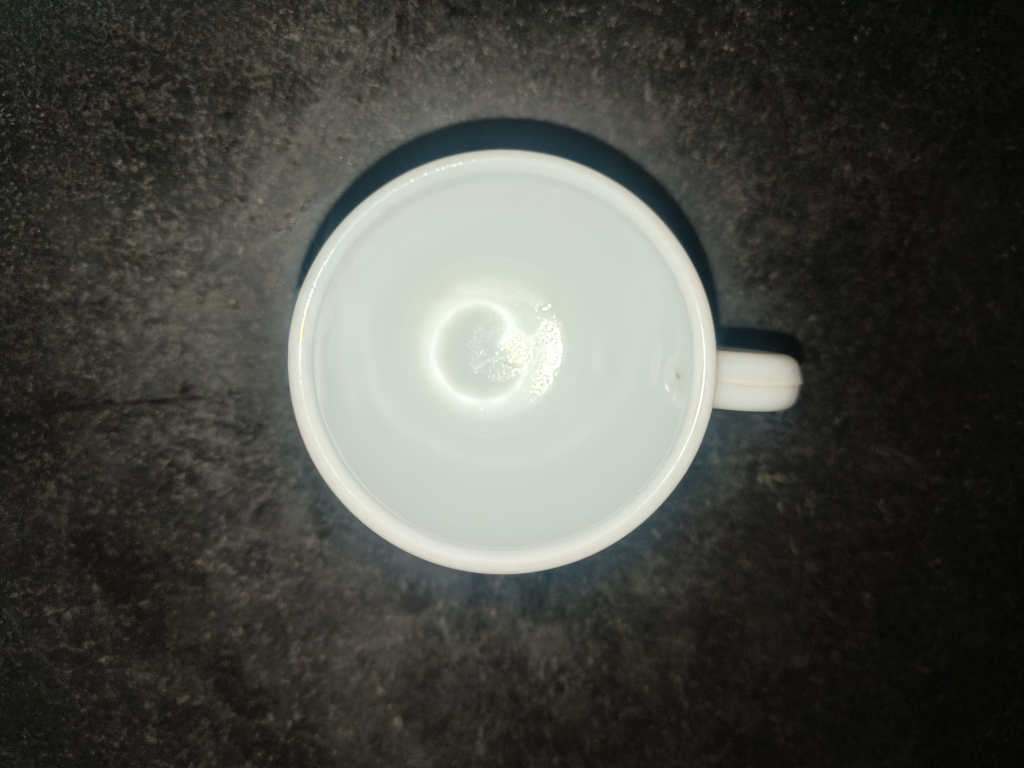
#> input picture dataset/Product 1/Fake/IMG20260406231957.jpg.jpeg, 4096 x 3072 px (shown at 1/4 size)
$ python -i preprocessing.py   (imports and definitions only)
#> lines starting #> are read from the running program, lines starting #| are printed output that depends on the picture; after the words box and inside, x2 and y2 are one past the last pixel; in counts of white or black regions, pixels touching at a corner belong together
"""
preprocessing.py
UNIT 3 - Image Enhancement & Spatial Filtering

Pipeline:
  Load -> Resize
    -> LAB + CLAHE (illumination normalization)
    -> GrabCut foreground extraction
    -> Morphological Closing
    -> Canny Edge Detection
    -> Largest Centered Contour
    -> Clean Binary Mask
    -> Background = Pure Black
    -> Tight Crop -> Resize to 256x256
    -> Grayscale -> Gaussian Blur -> CLAHE
"""

import cv2
import numpy as np

WORK_SIZE   = (512, 512)
OUTPUT_SIZE = (256, 256)


# ──────────────────────────────────────────────────────────────────────────────
def load_image(path):
    img = cv2.imread(path)
    if img is None:
        raise FileNotFoundError(f"Cannot load image: {path}")
    return img


# ─── STEP 1: LAB + CLAHE illumination normalization ───────────────────────────
def normalize_lab_clahe(img):
    """
    Convert to LAB and apply CLAHE only on the L (lightness) channel.
    This normalizes illumination differences (shadows, reflections, lighting)
    before segmentation so GrabCut clusters on color/texture, not brightness.
    """
    lab = cv2.cvtColor(img, cv2.COLOR_BGR2LAB)
    l, a, b = cv2.split(lab)
    clahe = cv2.createCLAHE(clipLimit=2.0, tileGridSize=(8, 8))
    l = clahe.apply(l)
    lab = cv2.merge([l, a, b])
    return cv2.cvtColor(lab, cv2.COLOR_LAB2BGR)


# ─── STEP 2: GrabCut foreground extraction ────────────────────────────────────
def grabcut_segment(img):
    """
    GrabCut initialized with a center rectangle (product assumed in center).
    Uses iterative graph-cut optimization with Gaussian Mixture Models
    to separate foreground (product) from background at pixel level.
    More robust than K-Means when product and background share similar colors.

    Rect margin: 8% from each edge — assumes product occupies center region.
    5 iterations for stable convergence.
    """
    h, w = img.shape[:2]
    margin_x = int(w * 0.08)
    margin_y = int(h * 0.08)
    rect = (margin_x, margin_y,
            w - 2 * margin_x,
            h - 2 * margin_y)

    mask    = np.zeros((h, w), np.uint8)
    bgd     = np.zeros((1, 65), np.float64)
    fgd     = np.zeros((1, 65), np.float64)

    cv2.grabCut(img, mask, rect, bgd, fgd, 5, cv2.GC_INIT_WITH_RECT)

    # Definite + probable foreground = product
    fg_mask = np.where(
        (mask == cv2.GC_FGD) | (mask == cv2.GC_PR_FGD), 255, 0
    ).astype(np.uint8)

    return fg_mask


# ─── STEP 3: Morphological Closing ────────────────────────────────────────────
def morph_close(mask):
    """
    Morphological Closing (dilate then erode):
    Fills small holes and gaps left by GrabCut inside the product region.
    Connects nearby foreground fragments into one solid region.
    Elliptical kernel avoids sharp rectangular artifacts.
    """
    kernel = cv2.getStructuringElement(cv2.MORPH_ELLIPSE, (15, 15))
    return cv2.morphologyEx(mask, cv2.MORPH_CLOSE, kernel, iterations=3)


# ─── STEP 4: Canny Edge Detection ─────────────────────────────────────────────
def canny_edges(img, mask):
    """
    Canny edge detection on the GrabCut-masked region only.
    Detects sharp intensity transitions at product boundaries and surface features.
    Combined with the GrabCut mask to reinforce product boundary detection.
    Thresholds 40/120 tuned for product images with varied textures.
    """
    gray  = cv2.cvtColor(img, cv2.COLOR_BGR2GRAY)
    # Apply mask before edge detection — ignore background edges
    masked_gray = cv2.bitwise_and(gray, gray, mask=mask)
    blurred     = cv2.GaussianBlur(masked_gray, (5, 5), 0)
    edges       = cv2.Canny(blurred, 40, 120)
    # Combine edges with GrabCut mask
    combined    = cv2.bitwise_or(mask, edges)
    return combined


# ─── STEP 5: Largest Centered Contour ─────────────────────────────────────────
def get_largest_centered_contour(combined_mask, img_shape):
    """
    Detect all external contours from the combined GrabCut+Canny mask.
    Filter by minimum area (3% of image) to remove noise fragments.
    Score each valid contour by:
      - Area score (70%): larger contour = more likely the product
      - Center score (30%): closer to image center = more likely product
    Select the highest-scoring contour as the main product.
    Draw a FRESH filled mask from ONLY this contour.
    All other contours (shadows, reflections, background objects) are discarded.
    """
    h, w = img_shape[:2]
    cx, cy   = w // 2, h // 2
    min_area = h * w * 0.03
    max_dist = np.sqrt(cx**2 + cy**2)

    contours, _ = cv2.findContours(
        combined_mask, cv2.RETR_EXTERNAL, cv2.CHAIN_APPROX_SIMPLE
    )

    valid = [c for c in contours if cv2.contourArea(c) >= min_area]

    if not valid:
        # Fallback: center 70% rectangle
        fb = np.zeros((h, w), dtype=np.uint8)
        m  = 0.15
        cv2.rectangle(fb,
                      (int(w*m), int(h*m)),
                      (int(w*(1-m)), int(h*(1-m))),
                      255, -1)
        return fb, None

    max_area = max(cv2.contourArea(c) for c in valid)

    def score(c):
        area = cv2.contourArea(c)
        M    = cv2.moments(c)
        if M['m00'] == 0:
            return 0.0
        ccx  = M['m10'] / M['m00']
        ccy  = M['m01'] / M['m00']
        dist = np.sqrt((ccx - cx)**2 + (ccy - cy)**2)
        return 0.70 * (area / max_area) + 0.30 * (1.0 - dist / max_dist)

    best  = max(valid, key=score)

    clean = np.zeros((h, w), dtype=np.uint8)
    cv2.drawContours(clean, [best], -1, 255, thickness=cv2.FILLED)

    return clean, best


# ─── STEP 6: GrabCut refinement pass 2 (optional) ────────────────────────────
def grabcut_refine_with_mask(img, contour_mask, best_contour):
    """
    Second GrabCut pass initialized from the largest contour mask.
    Provides pixel-precise boundary refinement after contour selection.
    Three initialization zones:
      - Definite BG: outside dilated contour
      - Probable FG: inside contour mask
      - Definite FG: inside heavily eroded contour (core product)
    Falls back to contour_mask on failure.
    """
    h, w = img.shape[:2]
    if best_contour is None:
        return contour_mask

    try:
        ke = cv2.getStructuringElement(cv2.MORPH_ELLIPSE, (13, 13))
        kd = cv2.getStructuringElement(cv2.MORPH_ELLIPSE, (25, 25))

        eroded  = cv2.erode(contour_mask,  ke, iterations=3)
        dilated = cv2.dilate(contour_mask, kd, iterations=3)

        gc = np.full((h, w), cv2.GC_PR_BGD, dtype=np.uint8)
        gc[dilated == 0]          = cv2.GC_BGD
        gc[contour_mask == 255]   = cv2.GC_PR_FGD
        gc[eroded == 255]         = cv2.GC_FGD

        bgd = np.zeros((1, 65), np.float64)
        fgd = np.zeros((1, 65), np.float64)

        cv2.grabCut(img, gc, None, bgd, fgd, 5, cv2.GC_INIT_WITH_MASK)

        refined = np.where(
            (gc == cv2.GC_FGD) | (gc == cv2.GC_PR_FGD), 255, 0
        ).astype(np.uint8)

        if np.sum(refined == 255) < (h * w * 0.02):
            return contour_mask

        kc = cv2.getStructuringElement(cv2.MORPH_ELLIPSE, (9, 9))
        refined = cv2.morphologyEx(refined, cv2.MORPH_CLOSE, kc)

        return refined

    except Exception:
        return contour_mask


# ─── STEP 7: Extract clean product ────────────────────────────────────────────
def extract_clean_product(img, final_mask):
    """
    Set ALL background pixels to pure black (0, 0, 0).
    Tight bounding box crop around non-zero mask pixels.
    Pure black background ensures pixel_difference() and SSIM
    never include background in their calculations.
    """
    product = img.copy()
    product[final_mask == 0] = 0

    coords = cv2.findNonZero(final_mask)
    if coords is None:
        return product

    x, y, bw, bh = cv2.boundingRect(coords)
    x  = max(0, x);  y  = max(0, y)
    bw = min(bw, img.shape[1] - x)
    bh = min(bh, img.shape[0] - y)

    cropped = product[y:y+bh, x:x+bw]
    return cropped if cropped.shape[0] >= 20 and cropped.shape[1] >= 20 else product


# ─── STEP 8: Illumination normalization ───────────────────────────────────────
def remove_illumination(gray):
    """
    Subtract large-scale illumination field estimated by heavy Gaussian blur.
    Removes gradients caused by shadows, uneven lighting, and reflections.
    Result is normalized to 0-255 range.
    """
    illum     = cv2.GaussianBlur(gray.astype(np.float32), (61, 61), 0)
    corrected = np.clip(gray.astype(np.float32) - illum + 128.0, 0, 255)
    return corrected.astype(np.uint8)


# ─── MAIN PREPROCESS ──────────────────────────────────────────────────────────
def preprocess(path):
    """
    Full pipeline:
    Load -> Resize(512)
      -> LAB+CLAHE normalization
      -> GrabCut (rect init)
      -> Morphological Closing
      -> Canny edges (on masked region)
      -> Largest Centered Contour
      -> GrabCut refinement (mask init)
      -> Pure black background
      -> Tight crop -> Resize(256)
      -> Grayscale -> Gaussian Blur
      -> Illumination removal
      -> CLAHE

    Returns:
        enhanced  (256x256 grayscale) — for SSIM / features / damage
        segmented (256x256 BGR)       — for UI display (black background)
    """
    img = load_image(path)
#> in load_image, img is the input picture: shape (3072, 4096, 3); mean B, G, R 69, 74.5, 73.4
    img = cv2.resize(img, WORK_SIZE, interpolation=cv2.INTER_AREA)
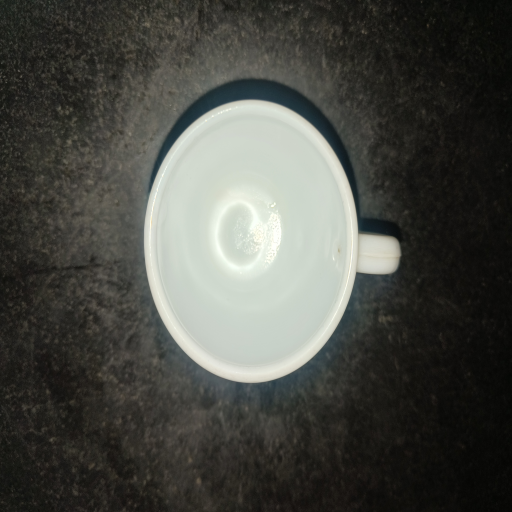
#> img: shape (512, 512, 3); mean B, G, R 69, 74.5, 73.4

    # Illumination normalization before segmentation
    norm_img = normalize_lab_clahe(img)
#> in normalize_lab_clahe, `l = clahe.apply(l)`:
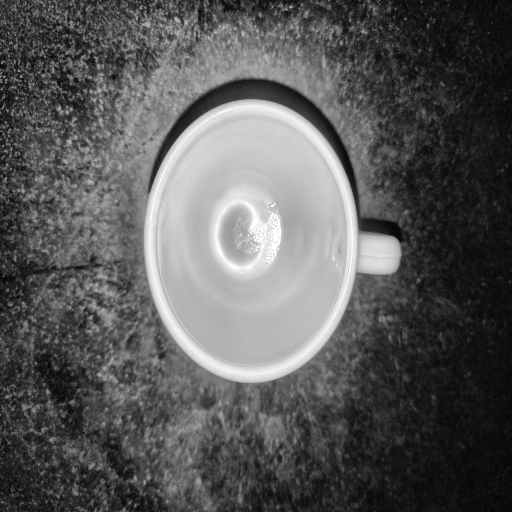
#> l: shape (512, 512); min 4, max 255, mean 88.9

    # GrabCut pass 1 (rect init)
    gc_mask = grabcut_segment(norm_img)
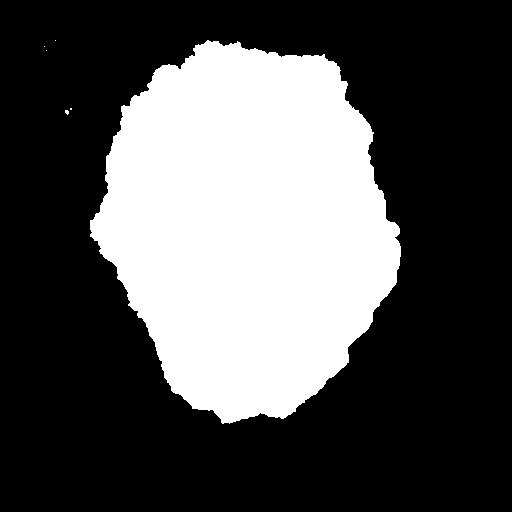
#> gc_mask: shape (512, 512); 32.4% white; 6 white regions (5 under 20 px), largest, box (x1, y1, x2, y2) and area: (90, 40, 401, 424) 84813

    # Morphological closing
    closed = morph_close(gc_mask)

    # Canny + combine
    combined = canny_edges(norm_img, closed)

    # Largest centered contour
    contour_mask, best_contour = get_largest_centered_contour(combined, img.shape)
#> in get_largest_centered_contour, `contours, _ = cv2.findContours( combined_mask, cv2.RETR_EXTERNAL, cv2...`: contours = 4 contours, 1 with area under 20; largest, box (x1, y1, x2, y2) and area: (89, 40, 401, 424) 85626, (65, 107, 73, 115) 30, (43, 45, 50, 52) 22
#> in get_largest_centered_contour, `valid = [c for c in contours if cv2.contourArea(c) >= min_area]`: valid = 1 contour; box (x1, y1, x2, y2) and area: (89, 40, 401, 424) 85626
#> in get_largest_centered_contour, `max_area = max(cv2.contourArea(c) for c in valid)`: max_area = 85626
#> in score, `M    = cv2.moments(c)`: M = moments, m00 85626, centre m10/m00, m01/m00 = (247.1, 225.9)
#> in score, `ccx  = M['m10'] / M['m00']`: ccx = 247.1
#> in score, `ccy  = M['m01'] / M['m00']`: ccy = 225.9
#> in score, `dist = np.sqrt((ccx - cx)**2 + (ccy - cy)**2)`: dist = 31.42
#> in get_largest_centered_contour, `best  = max(valid, key=score)`: best = contour of 419 points, box (x1, y1, x2, y2) (89, 40, 401, 424), area 85626
#> best_contour has the same summary as best in get_largest_centered_contour

    # GrabCut pass 2 (mask init refinement)
    final_mask = grabcut_refine_with_mask(norm_img, contour_mask, best_contour)
#> final_mask: shape (512, 512); 33% white; 1 white region, box (x1, y1, x2, y2) and area: (90, 24, 401, 424) 86541

    # Extract product (pure black BG, tight crop)
    product = extract_clean_product(img, final_mask)
#> in extract_clean_product, `product[final_mask == 0] = 0`:
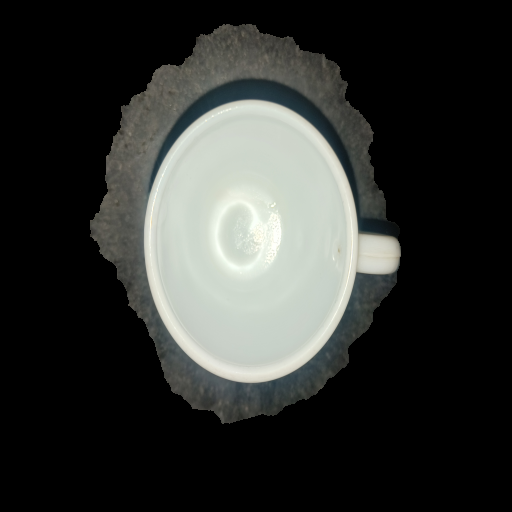
#> product: shape (512, 512, 3); mean B, G, R 48.7, 51.3, 49.4
#> in extract_clean_product, `coords = cv2.findNonZero(final_mask)`: coords = contour of 86541 points, box (x1, y1, x2, y2) (90, 24, 401, 424), area 8294
#> in extract_clean_product, `x, y, bw, bh = cv2.boundingRect(coords)`: x = 90; y = 24; bw = 311; bh = 400
#> in extract_clean_product, `cropped = product[y:y+bh, x:x+bw]`:
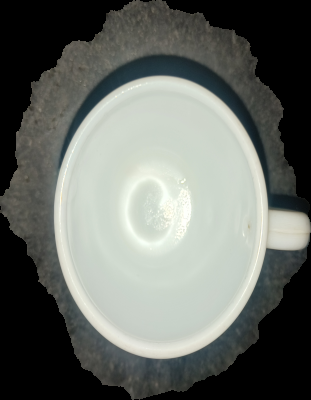
#> cropped: shape (400, 311, 3); mean B, G, R 102.6, 108, 104.1

    # Resize to output
    resized = cv2.resize(product, OUTPUT_SIZE, interpolation=cv2.INTER_AREA)

    # Grayscale
    gray = cv2.cvtColor(resized, cv2.COLOR_BGR2GRAY)
#> gray: shape (256, 256)

    # Gaussian blur
    blurred = cv2.GaussianBlur(gray, (3, 3), 0)
#> blurred: shape (256, 256)

    # Remove illumination gradients
    normalized = remove_illumination(blurred)
#> in remove_illumination, `illum     = cv2.GaussianBlur(gray.astype(np.float32), (61, 61), 0)`:
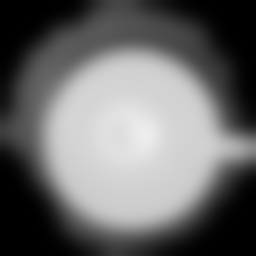
#> illum: shape (256, 256) float32; min 0, max 237.7, mean 106.3

    # CLAHE
    clahe   = cv2.createCLAHE(clipLimit=2.0, tileGridSize=(8, 8))
    enhanced = clahe.apply(normalized)
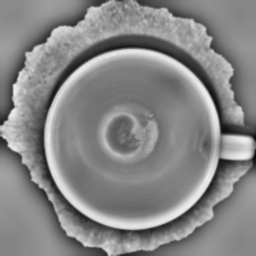
#> enhanced: shape (256, 256); min 8, max 239, mean 133.7

    return enhanced, resized

>>> result = preprocess('dataset/Product 1/Fake/IMG20260406231957.jpg.jpeg')

$ run again, on dataset/Product 1/Fake/IMG20260406232005.jpg.jpeg
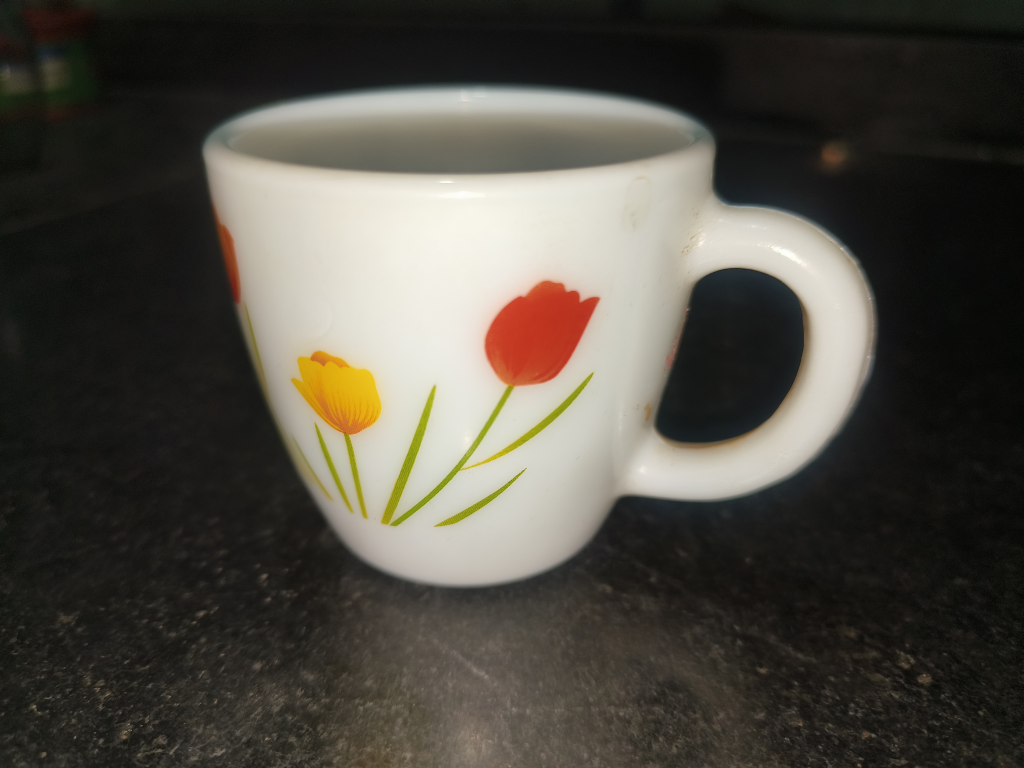
#> input picture dataset/Product 1/Fake/IMG20260406232005.jpg.jpeg, 4096 x 3072 px (shown at 1/4 size)
#> in load_image, img is the input picture: shape (3072, 4096, 3); mean B, G, R 67.2, 75.4, 78.9
#> img: shape (512, 512, 3)
#> in preprocess, `gc_mask = grabcut_segment(norm_img)`:
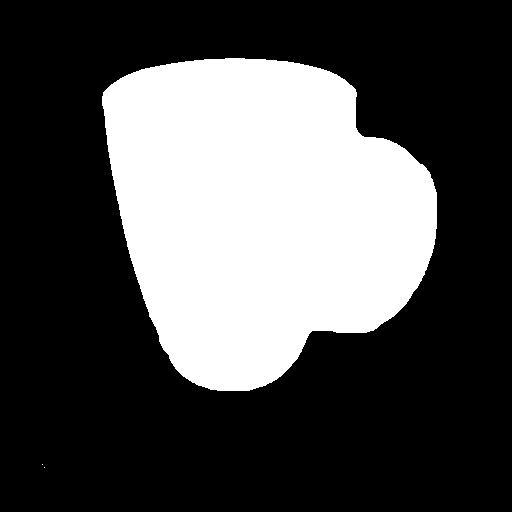
#> gc_mask: shape (512, 512); 31.3% white; 3 white regions (2 under 20 px), largest, box (x1, y1, x2, y2) and area: (102, 58, 437, 391) 81947
#> edges: shape (512, 512); 1.4% white in thin lines or dots, all inside (x1, y1, x2, y2) = (102, 58, 437, 391)
#> combined: shape (512, 512); 31.4% white; 3 white regions (2 under 20 px)
#> contours = 3 contours, 2 with area under 20; largest, box (x1, y1, x2, y2) and area: (102, 58, 437, 391) 81804
#> valid = 1 contour; box (x1, y1, x2, y2) and area: (102, 58, 437, 391) 81804
#> max_area = 81804.5
#> M = moments, m00 81804.5, centre m10/m00, m01/m00 = (260.9, 212.6)
#> ccx = 260.9
#> ccy = 212.6
#> dist = 43.68
#> best = contour of 428 points, box (x1, y1, x2, y2) (102, 58, 437, 391), area 81804
#> clean: shape (512, 512); 31.4% white; 1 white region, box (x1, y1, x2, y2) and area: (102, 58, 437, 391) 82314
#> best_contour has the same summary as best in get_largest_centered_contour
#> eroded: shape (512, 512); 24.2% white; 1 white region, box (x1, y1, x2, y2) and area: (121, 76, 419, 373) 63499
#> dilated: shape (512, 512); 48.2% white; 1 white region, box (x1, y1, x2, y2) and area: (66, 22, 473, 427) 126246
#> final_mask: shape (512, 512); 31.3% white; 1 white region, box (x1, y1, x2, y2) and area: (102, 58, 437, 391) 81968
#> coords = contour of 81968 points, box (x1, y1, x2, y2) (102, 58, 437, 391), area 7000
#> x = 102; y = 58; bw = 335; bh = 333
#> in preprocess, `enhanced = clahe.apply(normalized)`:
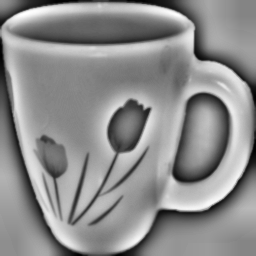
#> enhanced: shape (256, 256); min 0, max 255, mean 140.8
